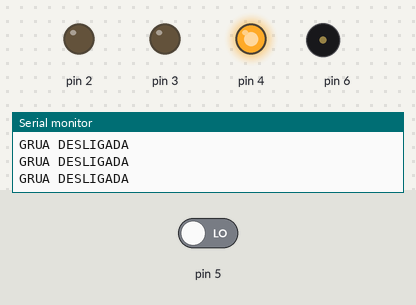
A sketch run on a simulated Arduino Uno, built with avr-gcc and run on an emulated ATmega328P. Shown: output pins drawn as LEDs (lit = HIGH), buzzer (waves = sounding), the last lines printed to the serial monitor. The inputs (shaded band) are chosen by the test bench; at power-on: pin 5 LOW.

Above: at 4.8 s.
4.9 s: pin 5 driven HIGH
At 6.3 s:
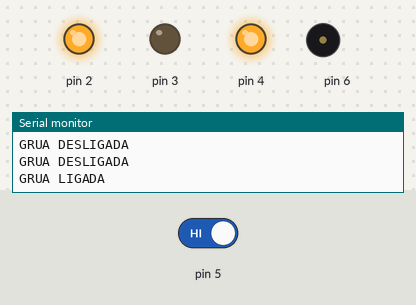
8.4 s: pin 5 driven LOW
At 9.5 s:
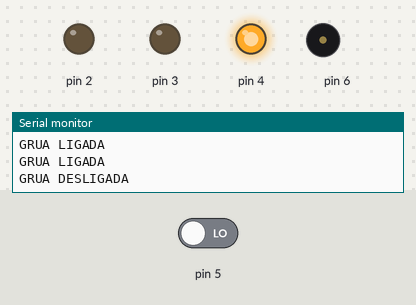
Timing chart, 0 to 20.1 s (numbered marks = the images above; inputs shaded):
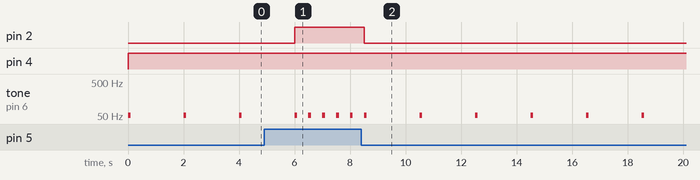

Measured:
- after the input at 4.9 s, pin 2: LOW → HIGH after 1.1 s; tone on pin 6: alternates 52 Hz for 0.10 s and silent for 0.40 s, starting after 1.6 s
- after the input at 8.4 s, pin 2: HIGH → LOW after 0.10 s; tone on pin 6: alternates 52 Hz for 0.10 s and silent for 1.9 s, starting after 2.1 s
- by itself, tone on pin 6: alternates 52 Hz for 0.10 s and silent for 1.9 s

The sketch:

projeto_motor_grua1.ino
```cpp
// C++ code
//
void setup()
{
  pinMode(5, INPUT);
  pinMode(4, OUTPUT);
  pinMode(3, OUTPUT);
  Serial.begin(9600);
  pinMode(6, OUTPUT);
  pinMode(2, OUTPUT);
}

void loop()
{
  if (digitalRead(5) == 1) {
    digitalWrite(4, HIGH);
    digitalWrite(3, LOW);
    Serial.println("GRUA LIGADA");
    tone(6, 52, 100); // play tone 20 (G#1 = 52 Hz)
    digitalWrite(2, HIGH);
    delay(500); // Wait for 500 millisecond(s)
  } else {
    digitalWrite(4, LOW);
    digitalWrite(4, HIGH);
    Serial.println("GRUA DESLIGADA");
    tone(6, 52, 100); // play tone 20 (G#1 = 52 Hz)
    digitalWrite(2, LOW);
    delay(2000); // Wait for 2000 millisecond(s)
  }
}
```
